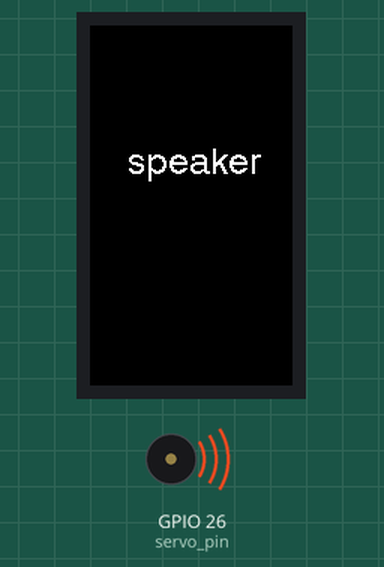
Bench run of a sketch on a simulated ESP32. On the bench: 135×240 colour display, buzzer (waves = sounding).

Above: at 0.2 s.
At 0.7 s:
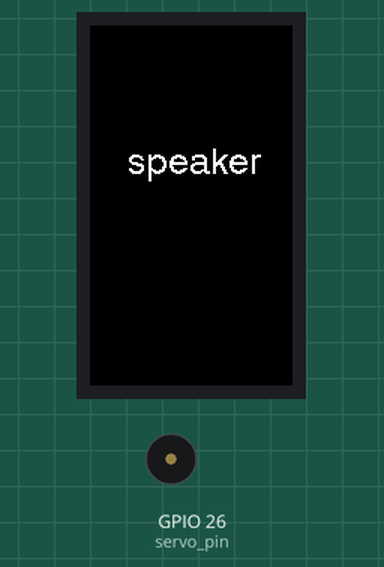
Timing chart, 0 to 130.0 s (numbered marks = the images above):
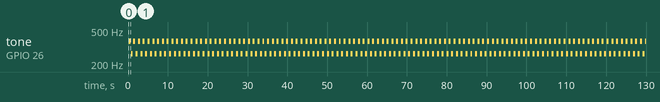

The sketch:

SPEAKER.ino
```cpp
#include <M5StickCPlus.h>

const int servo_pin = 26;
int freq            = 50;
int ledChannel      = 0;
int resolution      = 10;
extern const unsigned char m5stack_startup_music[];
void setup() {
    // put your setup code here, to run once:
    M5.begin();
    M5.Lcd.setRotation(0);
    M5.Lcd.setCursor(25, 80, 4);
    M5.Lcd.println("speaker");
    ledcSetup(ledChannel, freq, resolution);
    ledcAttachPin(servo_pin, ledChannel);
    ledcWrite(ledChannel, 256);  // 0°
}
void playMusic(const uint8_t* music_data, uint16_t sample_rate) {
    uint32_t length         = strlen((char*)music_data);
    uint16_t delay_interval = ((uint32_t)1000000 / sample_rate);
    for (int i = 0; i < length; i++) {
        ledcWriteTone(ledChannel, music_data[i] * 50);
        delayMicroseconds(delay_interval);
    }
}
void loop() {
    // put your main code here, to run repeatedly:
    ledcWriteTone(ledChannel, 370);
    delay(500);
    ledcWriteTone(ledChannel, 0);
    delay(100);
    ledcWriteTone(ledChannel, 262);
    delay(500);
    ledcWriteTone(ledChannel, 0);
    delay(100);
    ledcWriteTone(ledChannel, 370);
    delay(500);
    ledcWriteTone(ledChannel, 0);
    delay(100);
    ledcWriteTone(ledChannel, 262);
    delay(500);
    ledcWriteTone(ledChannel, 0);
    delay(100);
    ledcWriteTone(ledChannel, 370);
    delay(500);
    ledcWriteTone(ledChannel, 0);
    delay(100);
    ledcWriteTone(ledChannel, 262);
    delay(500);
    ledcWriteTone(ledChannel, 0);
    delay(100);
    ledcWriteTone(ledChannel, 370);
    delay(500);
    ledcWriteTone(ledChannel, 0);
    delay(100);
    ledcWriteTone(ledChannel, 262);
    delay(500);
    ledcWriteTone(ledChannel, 0);
    delay(100);
    ledcWriteTone(ledChannel, 370);
    delay(500);
    ledcWriteTone(ledChannel, 0);
    delay(100);
    ledcWriteTone(ledChannel, 262);
    delay(500);
    ledcWriteTone(ledChannel, 0);
    delay(100);
    ledcWriteTone(ledChannel, 370);
    delay(500);
    ledcWriteTone(ledChannel, 0);
    delay(100);
    ledcWriteTone(ledChannel, 262);
    delay(500);
    ledcWriteTone(ledChannel, 0);
    delay(100);
}
```

Measured:
- by itself, tone on GPIO 26 (servo_pin): repeats every 1.2 s: silent 0.10 s, 262 Hz 0.50 s, silent 0.10 s, 370 Hz 0.50 s
